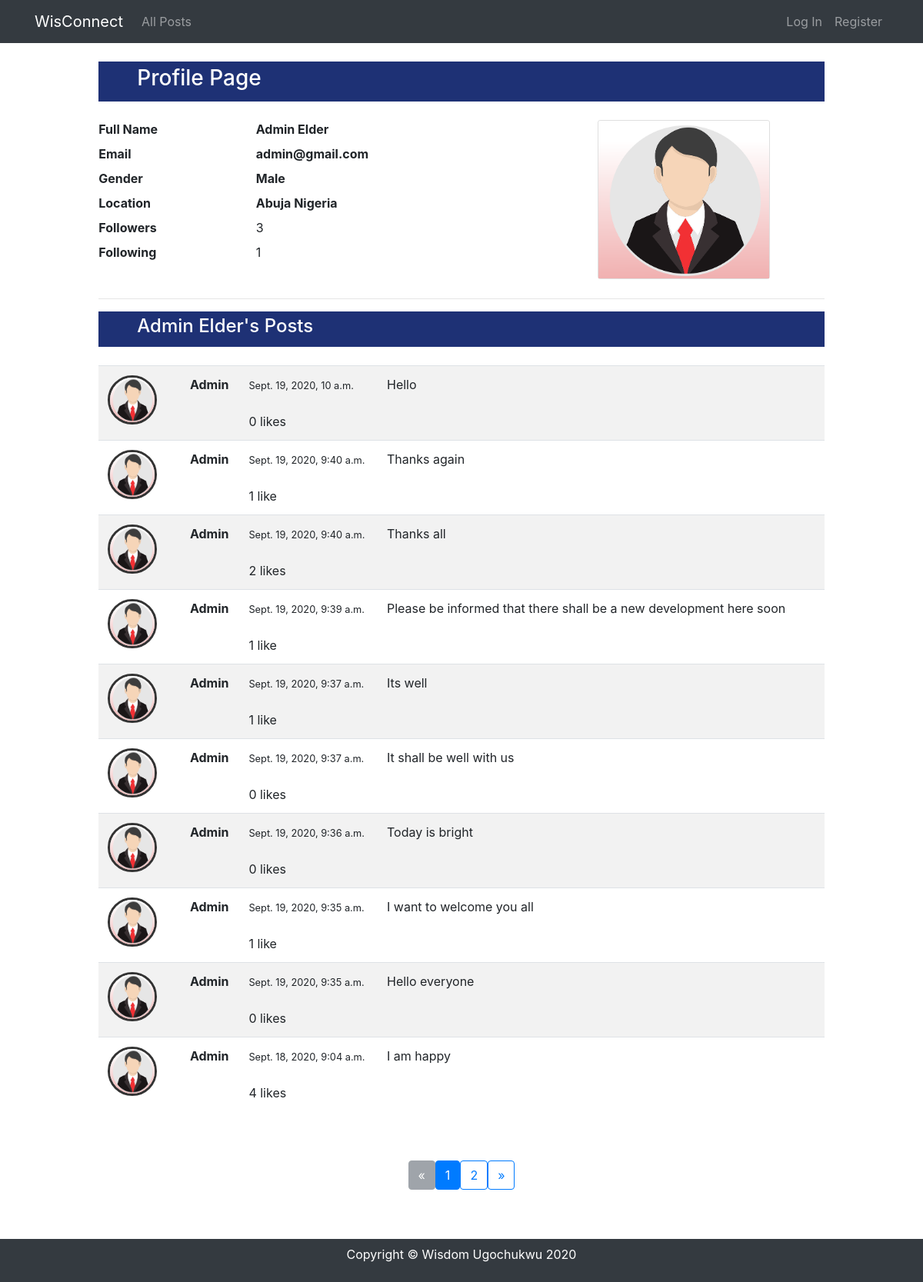
The page /1/profile on the database its author committed.
### network/models.py (models this page shows, shortened)
class UserProfile(models.Model):
   user = models.OneToOneField(User, on_delete=models.CASCADE)
   location = models.CharField(max_length=30)
   gender = models.CharField(max_length=255, null=True, blank=True)
   profile_pic = models.ImageField(null=True, blank=True, upload_to='profile/')
   following = models.ManyToManyField(User, related_name="following_user", blank=True, symmetrical=False)
   def __str__(self):
      return str(self.user)
   def num_following(self):
      return self.following.all().count()

class Post(models.Model):
   poster = models.ForeignKey(User, on_delete=models.CASCADE)
   body = models.TextField(blank=True, null=True)
   post_date = models.DateTimeField(auto_now_add=True)
   liked = models.ManyToManyField(User, related_name='like_post', blank = True)
   class Meta:
      ordering = ['-post_date']
   def num_likes(self):
      return self.liked.all().count()

### network/views.py (the view)
# urls.py: path("<int:page_user_id>/profile", views.show_profile, name='show_profile'),
def show_profile(request, page_user_id):
   page_user = UserProfile.objects.get(id=page_user_id)
   posts = Post.objects.filter(poster=page_user.user.id)
   users_followed = UserProfile.objects.filter(following=page_user.id)
   num_followed = users_followed.count()
   page = request.GET.get('page', 1)
   paginator = Paginator(posts, 10)
   try:
      posts = paginator.page(page)
   except PageNotAnInteger:
      posts = paginator.page(1)
   except EmptyPage:
      posts = paginator.page(paginator.num_pages)
   print(page_user)
   context = { "page_user":page_user, "posts":posts, "num_followed": num_followed}
   return render(request, "network/profile.html", context)

### network/templates/network/profile.html (shortened to what this page needs)
{% extends "network/layout.html" %}
{% load static %}
{% block body %}
<div style="width: 85%; margin: auto;">
   <div class="main_title">
      <h3>Profile Page </h3>
   </div> <br>
   <div class="row ">
      <div class="col-8">
         <div>
            <label class="label" for="name">Full Name</label>
            <span class="title_header"> {{ page_user.user.first_name }} {{page_user.user.last_name}} </span>
         </div>
         <div>
            <label class="label" for="email">Email</label>
            <span class="title_header"> {{ page_user.user.email }}</span>
         </div>
         <div>
            <label class="label" for="gender">Gender</label>
            <span class="title_header"> {{ page_user.gender }}</span>
         </div>
         <div>
            <label class="label">Location</label>
            <span class="title_header"> {{page_user.location}}</span>
         </div>
         <div>
            <label class="label" >Followers</label>
            <span class="follow-count{{page_user.user.id}}"> {{page_user.num_following}} </span>
         </div>
         <div>
            <label class="label">Following</label>
            <span class="follow-count{{user.id}}"> {{num_followed}} </span>
         </div>
         <br>
      </div>
      <div class="col-4">
         <div class="card" style="width: 14rem;">
            {% if page_user.profile_pic %}
            <img src="{{ page_user.profile_pic.url }}" class="card-img-top" alt="...">
            {% else %}
            {% if page_user.gender == 'Male' %}
            <img src="{% static 'network/profile/male.png' %}" class="card-img-top" alt="...">
            {% else %}
            <img src="{% static 'network/profile/female.png' %}" class="card-img-top" alt="...">
            {% endif %}
            {% endif %}
         </div>
      </div>
   </div>
   <hr>
</div>
<div style="width: 85%; margin: auto;">
   <div class="main_title">
      <h4> {{ page_user.user.first_name }} {{page_user.user.last_name}}'s Posts</h4>
   </div>
   <br>
   <table id="postTable" class="table table-striped">
      {% if posts %}
      {% for post in posts %}
      <tr id="post-{{post.id}}">
         <td>
            {% if post.poster.userprofile.profile_pic %}
            <img src="{{ post.poster.userprofile.profile_pic.url }}" class="rounded-circle align-self-start mr-3 b-1"
               alt="" width="64" height="64" style="border:3px solid #333;"><br>
            {% else %}
            {% if post.poster.userprofile.gender == 'Female' %}
            <img src="{% static 'network/profile/female.png' %}" class="rounded-circle align-self-start mr-3 b-1"
               alt="Pic" width="64" height="64" style="border:3px solid #333;"><br>
            {% else %}
            <img src="{% static 'network/profile/male.png' %}" class="rounded-circle align-self-start mr-3 b-1"
               alt="Pic" width="64" height="64" style="border:3px solid #333;"><br>
            {% endif %}
            {% endif %}
         </td>
         <td class="userName " name="poster">
            <strong><p class="m-0">{{post.poster.username}}</p> </strong>
            <br>
         </td>
         <td>
            <small> {{ post.post_date }} </small><br><br>
            <div class="row">
               <div class="col">
                  <span class="like-count{{post.id}}"> {{post.num_likes}} </span>
                  like{{post.num_likes|pluralize}}
               </div>
            </div>
         </td>
         <td class="userBody userData" name="body" colspan="3">
            {{ post.body }}
         </td>
         <td>
         </td>
      </tr>
      {% endfor %}
      {% else %}
      No Posts Yet
      {% endif %}
   </table>
   <br><br>
   <div style="display: flex; justify-content: center;" >
      {% if posts.has_other_pages %}
      <ul class="pagination">
      {% if posts.has_previous %}
         <li><a class="btn btn-outline-primary" href="?page={{ users.previous_page_number }}">&laquo;</a></li>
      {% else %}
         <li class="disabled"><span class="btn btn-secondary disabled">&laquo;</span></li>
      {% endif %}
      {% for i in posts.paginator.page_range %}
         {% if posts.number == i %}
            <li class="active"><span class="btn btn-primary">{{ i }} <span class="sr-only">(current)</span></span></li>
         {% else %}
            <li><a class="btn btn-outline-primary" href="?page={{ i }}">{{ i }}</a></li>
         {% endif %}
      {% endfor %}
      {% if posts.has_next %}
         <li><a class="btn btn-outline-primary" href="?page={{ users.next_page_number }}">&raquo;</a></li>
      {% else %}
         <li class="disabled"><span class="btn btn-secondary disabled">&raquo;</span></li>
      {% endif %}
      </ul>
   {% endif %}
</div>
<br><br>
</div>
{% endblock %}

### network/static/network/styles.css (style rules this page uses)
.main_title { background-color: #1e3175; color: #fff; padding: 5px 50px; }
.label { font-weight: bold; width: 200px; }
.title_header { font-weight: bold; }

### rows shown on the page
UserProfile: user.first_name "Admin", user.last_name "Elder", user.email "admin@gmail.com", gender "Male", location "Abuja Nigeria", num_following "3"
Post: poster.username "Admin", post_date "Sept. 19, 2020, 10 a.m.", num_likes "0", body "Hello"
Post: poster.username "Admin", post_date "Sept. 19, 2020, 9:40 a.m.", num_likes "1", body "Thanks again"
Post: poster.username "Admin", post_date "Sept. 19, 2020, 9:40 a.m.", num_likes "2", body "Thanks all"
Post: poster.username "Admin", post_date "Sept. 19, 2020, 9:39 a.m.", num_likes "1", body "Please be informed that there shall be a new development here soon"
Post: poster.username "Admin", post_date "Sept. 19, 2020, 9:37 a.m.", num_likes "1", body "Its well"
Post: poster.username "Admin", post_date "Sept. 19, 2020, 9:37 a.m.", num_likes "0", body "It shall be well with us"
Post: poster.username "Admin", post_date "Sept. 19, 2020, 9:36 a.m.", num_likes "0", body "Today is bright"
Post: poster.username "Admin", post_date "Sept. 19, 2020, 9:35 a.m.", num_likes "1", body "I want to welcome you all"
Post: poster.username "Admin", post_date "Sept. 19, 2020, 9:35 a.m.", num_likes "0", body "Hello everyone"
Post: poster.username "Admin", post_date "Sept. 18, 2020, 9:04 a.m.", num_likes "4", body "I am happy"

### other values the page prints
{{ num_followed }} "1"
{{ i }} "1"
{{ i }} "2"
